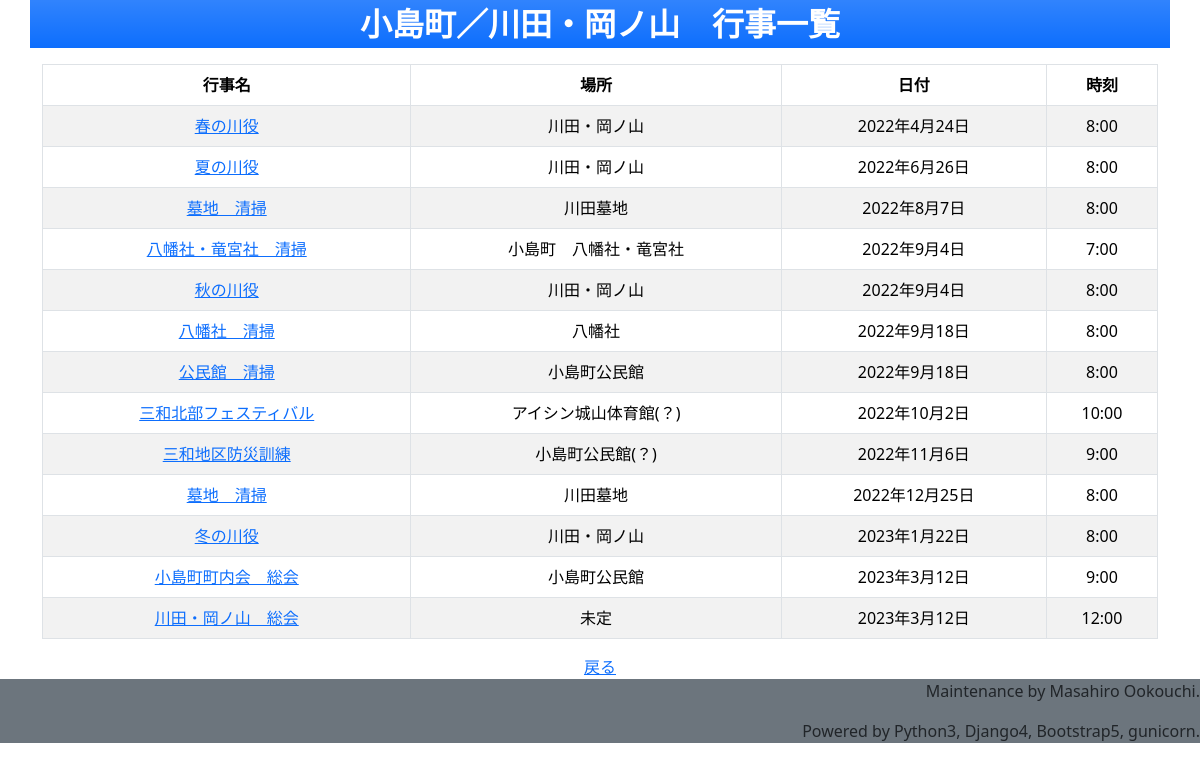
Screenshot of /EventSchedule/AllEventSchedule/ with the database file from the repository.
### EventSchedule/models.py (models this page shows, shortened)
class EventSchedule(models.Model):
    event_name = models.CharField('Event Name', max_length=100)
    place = models.CharField('Place', max_length=100)
    target_person = models.CharField('Target', max_length=100, null=True, blank=True)
    detail_info = models.TextField('Detail', max_length=1000, null=True, blank=True)
    schedule_daytime = models.DateTimeField('Schedule')
    preparation_daytime = models.DateTimeField('Preparation', null=True, blank=True)
    implementation_datetime = models.DateTimeField('Implemantation', null=True, blank=True)
    remarks = models.TextField('Remark', max_length=1000, null=True, blank=True)

### EventSchedule/views.py (the view)
# urls.py: path("AllEventSchedule/", views.AllEventSchedule, name="AllEventSchedule"),
def AllEventSchedule(request):
    next_year_first_day = datetime.datetime(2023,4,1, tzinfo=timezone.utc)
    eventlist = EventSchedule.objects.filter(schedule_daytime__lt=next_year_first_day).order_by('schedule_daytime')
    context = {
        "eventlist": eventlist,
    }
    return render(request, "EventSchedule/AllEventSchedule.html", context)

### templates/EventSchedule/AllEventSchedule.html (shortened to what this page needs)
<!DOCTYPE html>
{% extends 'base_bulletinboard.html' %}
{% block header_message %}
<header>
    <p class='text-center fs-2 fw-bold'>小島町／川田・岡ノ山　行事一覧</p>
</header>
{% endblock %}
{% block main_contents %}
<table class='table table-striped text-center table-bordered'>
    <thead>
        <tr>
            <th>行事名</th>
            <th>場所</th>
            <th>日付</th>
            <th>時刻</th>
        </tr>
    </thead>
    <tbody>
        {% for event in eventlist %}
        <tr>
            <td scope="row"><a href="{% url 'EventSchedule:EventDetail' event.id %}">{{ event.event_name }}</a></td>
            <td>{{ event.place }}</td>
            <td>{{ event.schedule_daytime | date:'Y年n月j日' }}</td>
            <td>{{ event.schedule_daytime | date:'G:i' }}</td>
        </tr>
        {% endfor %}
    </tbody>
</table>
<div class='text-center'>
    <a href={% url 'index' %}>戻る</a>
</div>
{% endblock %}

### rows the page displays
EventSchedule: event_name "春の川役", place "川田・岡ノ山", schedule_daytime "2022年4月24日", schedule_daytime "8:00"
EventSchedule: event_name "夏の川役", place "川田・岡ノ山", schedule_daytime "2022年6月26日", schedule_daytime "8:00"
EventSchedule: event_name "墓地 清掃", place "川田墓地", schedule_daytime "2022年8月7日", schedule_daytime "8:00"
EventSchedule: event_name "八幡社・竜宮社 清掃", place "小島町 八幡社・竜宮社", schedule_daytime "2022年9月4日", schedule_daytime "7:00"
EventSchedule: event_name "秋の川役", place "川田・岡ノ山", schedule_daytime "2022年9月4日", schedule_daytime "8:00"
EventSchedule: event_name "八幡社 清掃", place "八幡社", schedule_daytime "2022年9月18日", schedule_daytime "8:00"
EventSchedule: event_name "公民館 清掃", place "小島町公民館", schedule_daytime "2022年9月18日", schedule_daytime "8:00"
EventSchedule: event_name "三和北部フェスティバル", place "アイシン城山体育館(？)", schedule_daytime "2022年10月2日", schedule_daytime "10:00"
EventSchedule: event_name "三和地区防災訓練", place "小島町公民館(？)", schedule_daytime "2022年11月6日", schedule_daytime "9:00"
EventSchedule: event_name "墓地 清掃", place "川田墓地", schedule_daytime "2022年12月25日", schedule_daytime "8:00"
EventSchedule: event_name "冬の川役", place "川田・岡ノ山", schedule_daytime "2023年1月22日", schedule_daytime "8:00"
EventSchedule: event_name "小島町町内会 総会", place "小島町公民館", schedule_daytime "2023年3月12日", schedule_daytime "9:00"
EventSchedule: event_name "川田・岡ノ山 総会", place "未定", schedule_daytime "2023年3月12日", schedule_daytime "12:00"
